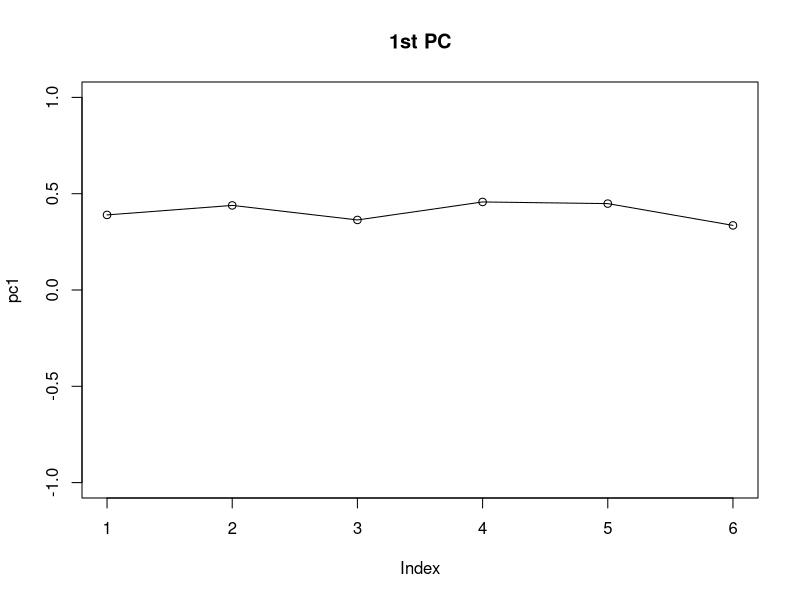
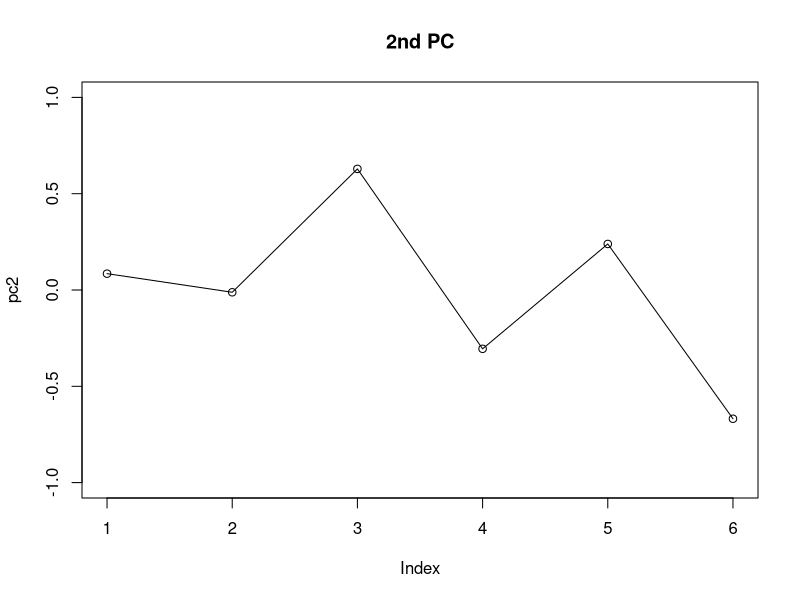
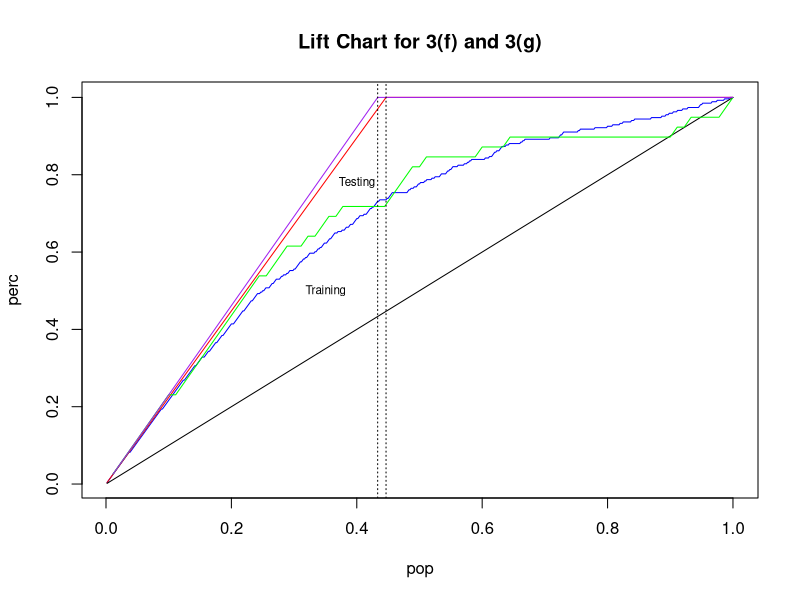

Generate these figures, in order, with R:
#Leung Cheuk Wai Dominic 1155093086
#Assignment 2 Q2
#setwd("/Users/leung/Documents/QFRM/RMSC4002/Assignment2") #For my own use

#Q2a
data <- read.csv("Pokemon.csv") #Read the Data
names(data)
pokestat <- data[,5:10] #Read column E to column J for "HP, Attack, Defence, Special Attack, Special Defensive Strength and Speed)

pca <- princomp(pokestat,cor=T) #Do principal component analysis
names(pca) #Show things stored in PCA

pca$loadings[,1:2] #Show the two PC

pc1 <- pca$loadings[,1] #store the first PC
pc2 <- pca$loadings[,2] #store the Second PC

#Plot the Two PC
plot(pc1, ylim=c(-1,1), type="o",main="1st PC") #plot the 1st PC, y axis range:[-1,1]
plot(pc2, ylim=c(-1,1), type="o",main="2nd PC") #plot the 2nd PC, y axis range:[-1,1]


# Q2b
#For the 1st PC, we see that the loadings are all positive and their values are within the range [0.3,0.5]. 
# This PC is proportional to the average stat of the pokemon, with approximately similar weighting to those stat.
# I would interpret this PC as the quality of the pokemon, 
# because basicly there are pokemon that are stronger with higher average stat and there are weaker pokemon with lower average stat
# 
# For the 2nd PC, the loadings are positive with defensive stat(HP, Defense, SP. Def) but negative with attacking stat(Attack, Sp. Atk, Speed).
# This PC can show the difference between defensive stat and attacking stat.
# This PC can be interpretted as the measure of the agreesiveness and defensiveness of the pokemon, and it shows that a pokemon is either inclinded to the attacking side or defensive side.

# Q2c
s <- pca$sdev #Get the Standard Deviation of all PCs
pcavar <- cumsum(s^2/6) #Show the cumulative variance inherited to the PCs (Correlation matrix is used so the sum of the diagonal elements is 6)
pcavar #Display var

#As we can see the cumulative sum of the variance up to the 2nd PC is only 0.6342. 
# Conceptually, as we can only inherit 63.42% variance, it means the information obtianed is not very complete (~63%).
# Hence, if we want to give a better estimate, we need to include more PCs as we can preserve more information by including more variance of the original data.

#Aissgnment2 Q3
#3(a)
d <- read.csv("credit.csv")
names(d)

#3(b)
set.seed(93086)  #random seed, last 5-digit of my SID 
id <- sample(1:690,size=600)
d1 <- d[id,]
d2 <-d[-id,]

#3(c)
# The model selection method is backward elimination
summary(glm(Result~Age+Address+Employ+Bank+House+Save, data=d1, binomial)) #First logistic regression
summary(glm(Result~Address+Employ+Bank+House+Save, data=d1, binomial)) #Removed Age, which has the largest p-value
summary(glm(Result~Address+Employ+Bank+Save, data=d1, binomial)) #Removed House, which has the largest p-value
summary(glm(Result~Employ+Bank+Save, data=d1, binomial)) #Removed Address, p-value > 0.01 

lreg <- glm(Result~Employ+Bank+Save, data=d1, binomial) #BSave the result to #lreg
names(lreg) #display the items in lreg
pr <- (lreg$fitted.values>0.5)  #Divide the data with threshold 0.5 for the fitted value
table(pr,d1$Result) #Display the result 

#3(d)
test <- predict(lreg,d2) #Return the value for x'b
pt <- exp(test)/(1+exp(test)) #Calculate the probability from the log-odd ratio
testpr <- (pt>0.5)+1 #Prediction. 1=False, 2=True
table(testpr,d2$Result) #Display the result

#3(e)
# Training dataset:
#   Precision = (157)/(36+157) = 81.3%
#   Recall = (157)/(157+112) = 58.7%
#   F1 score = 2 / (1/Precision + 1/Recall) = 67.9%
# Testing dataset:
#   Precision = 24/(24+1) = 96%
#   Recall = 24/(24+14) = 63.2%
#   F1 score = 2 / (1/Precision + 1/Recall) = 76.2%
# Precison, Recall and F1 score for the testing dataset are higher than the training dataset. 
# The accuracy is higher in testing dataset.

#3(f)
ysort1 <- d1$Result[order(lreg$fitted.values,decreasing=T)] #sort the training dataset with the fitted value with lreg$fittedvalue
n1 = nrow(d1) #Get the length for the training dataset
perc1 <- cumsum(ysort1)/sum(ysort1) #cumulative percentage for the training dataset
pop1 <- (1:n1)/n1 # The x-coordinate
plot(pop1,perc1, type="l", col="blue",main="Lift Chart for 3(f) and 3(g)", ylab="perc", xlab="pop") #plot for the training dataset

yideal1<- c(rep(1,sum(d1$Result)),rep(0,n1-sum(d1$Result)))
perc1_ideal <- cumsum(yideal1)/sum(yideal1) #cumulative percentage for the ideal case
lines(pop1,perc1_ideal, type="l", col="red")

lines(pop1,pop1) #The reference line

#3(g)
ysort2 <- d2$Result[order(pt,decreasing=T)] #pt is the calculated probability as found in 3d
n2 = nrow(d2) #Get the length of d2
perc2 <- cumsum(ysort2)/sum(ysort2) #cumulative percentage for the testing dataset
pop2 <- (1:n2)/n2 #The x-coordinate
lines(pop2,perc2, type="l", col="green") #Plot for the testing dataset

yideal2 <- c(rep(1, sum(d2$Result)),rep(0,n2-sum(d2$Result)))#The ideal csae for the testing dataset
perc2_ideal <-cumsum(yideal2)/sum(yideal2) #cumulative precerntage for the ideal case of testing dataset
lines(pop2,perc2_ideal, type="l", col="purple") #Plot the lies of the ideal case

text(0.4,0.78,cex=0.7,"Testing") #Add label on the graph
text(0.35,0.5,cex=0.7,"Training") #Add label on the graph

sum(d1$Result)/n1 #ideal case1 
abline(v=sum(d1$Result)/n1, lty=3) #clarify ideal case1

sum(d2$Result)/n2 #ideal case2
abline(v=sum(d2$Result)/n2, lty=3) #clarify ideal case2

#3(h) comparison
# As we can see that there is more space between the ideal line with the training dataset line, so there is a higher misfit in training dataset compared to the testing dataset.
# The accuracy of the testing dataset is higher.
